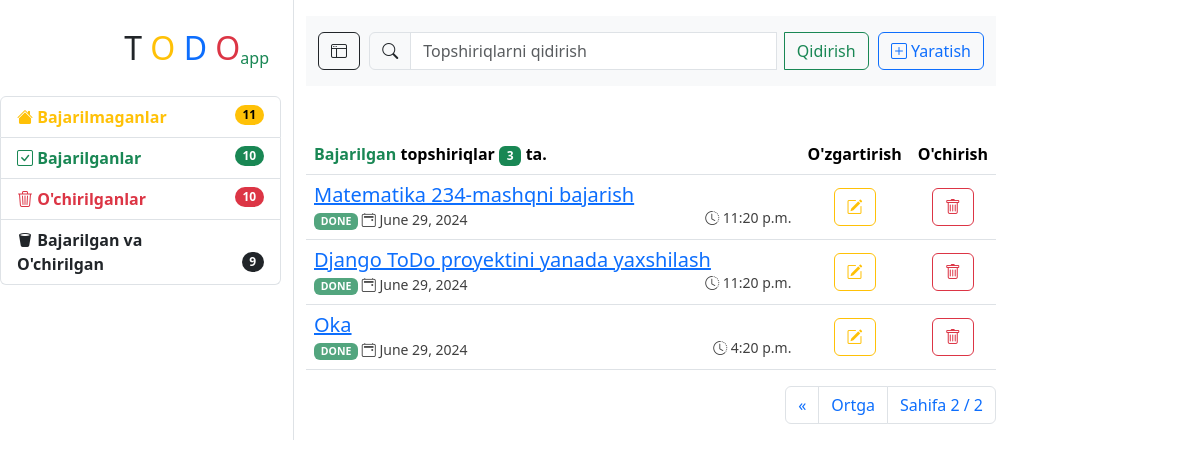
The app's page /task-done-view/?page=2&search= (signed in) with its own data.
### task/models.py (models this page shows, shortened)
class Task(models.Model):
    class Meta:
        ordering = ['-updated_at']
        verbose_name = 'Topshiriq'
        verbose_name_plural = 'Topshiriqlar'
    title = models.CharField(max_length=255, verbose_name="Sarlavha:")
    description = models.TextField(verbose_name="Tavsif:")
    is_done = models.BooleanField(default=False, verbose_name="Bajarildi")
    is_delete = models.BooleanField(default=False, verbose_name="O'chirildi")
    created_at = models.DateTimeField(auto_now_add=True)
    updated_at = models.DateTimeField(auto_now=True)
    objects = Manager()  # Task.objects.all()
    todo = TaskTodotManager()   # Task.todo.all()
    done = TaskDoneManager()    # Task.done.all()
    delete = TaskDeletedManager()   # Task.delete.all()
    done_delete = TaskDoneDeletedManager()   # Task.done_delete.all()
    @property
    def status(self):
        code = "DONE & DELETE" if self.is_done and self.is_delete else "DONE" if self.is_done else "DELETE" if self.is_delete else "TODO"
        return code
    @property
    def css_class(self):
        cls = "dark" if self.is_done and self.is_delete else "success" if self.is_done else "danger" if self.is_delete else "warning"
        return cls

### task/views.py (the view)
# urls.py: path('task-done-view/', task_done_view, name='task-done-view'),
@login_required
def task_done_view(request):
    return task_view(request, 'Bajarilgan', 'DONE', 'success')

### task/forms.py
class TaskForm(forms.ModelForm):
    class Meta:
        model = Task
        fields = ['title', 'description', 'is_done', 'is_delete']
        widgets = {
            'title': forms.TextInput(attrs={'class': 'form-control', 'placeholder': 'Sarlavha...'}),
            'description': forms.Textarea(attrs={'class': 'form-control', 'rows': 7, 'placeholder': 'Tavsif...'}),
            'is_done': forms.CheckboxInput(attrs={'class': 'form-check-input'}),
            'is_delete': forms.CheckboxInput(attrs={'class': 'form-check-input'})
        }

### task/managers.py (called while the page is built)
    def get_queryset(self):
        return super().get_queryset().filter(is_done=False, is_delete=False)

    def get_queryset(self):
        return super().get_queryset().filter(is_done=True, is_delete=False)

    def get_queryset(self):
        return super().get_queryset().filter(is_done=False, is_delete=True)

    def get_queryset(self):
        return super().get_queryset().filter(is_done=True, is_delete=True)

### task/views.py (called while the page is built)
def task_view(request, sms, code, css_class):
    if code == 'TODO':
        tasks = Task.todo.all()
    elif code == 'DONE':
        tasks = Task.done.all()
    elif code == 'DELETE':
        tasks = Task.delete.all()
    elif code == 'DONE & DELETE':
        tasks = Task.done_delete.all()
    else:
        tasks = Task.objects.none()
    form = TaskForm()
    paginator = Paginator(tasks, 7)
    page_number = request.GET.get('page')
    tasks = paginator.get_page(page_number)
    context = {
        'tasks': tasks,
        'form': form,
        'sms': sms,
        'task_code': code,
        'class': css_class,
        'todo_count': Task.todo.all().count(),
        'done_count': Task.done.all().count(),
        'deleted_count': Task.delete.all().count(),
        'done_delete_count': Task.done_delete.all().count(),
    }
    return render(request, 'task/home.html', context)

### templates/task/home.html (shortened to what this page needs)
{% extends '_base.html' %}
{% load static %}
{% block content %}
    {% include 'task/navbar.html' %}
    {% if tasks %}
        <table class="table table-hover mt-5">
            <thead>
            <tr>
                <th class="w-75" scope="col"><span class="text-{{ class }}">{{ sms }} </span> topshiriqlar <b
                        class="badge text-bg-{{ class }}">
                    {{ tasks|length }}
                </b> ta.
                </th>
                <th class="text-center" scope="col">O'zgartirish</th>
                {% if task_code != "DELETE" and task_code != "DONE & DELETE" %}
                    <th class="text-center" scope="col">O'chirish</th>
                {% endif %}
            </tr>
            </thead>
            <tbody>
            {% for task in tasks %}
                <tr>
                    <td class="align-middle" data-bs-toggle="modal" data-bs-target="#exampleModalDetail"
                        data-task-id="{{ task.id }}"
                        data-task-title="{{ task.title }}"
                        data-task-description="{{ task.description }}"
                        data-task-done="{{ task.is_done }}"
                        data-task-deleted="{{ task.is_delete }}"
                        data-task-created="{{ task.created_at }}"
                        data-task-updated="{{ task.updated_at }}">
                        <h5 class="card-title">
                            <a href="#">
                                {{ task.title|truncatechars:40 }}
                            </a>
                        </h5>
                        <div class="align-middle">
                            <small class="opacity-75">
                                <span class="badge text-bg-{{ task.css_class }}">{{ task.status }}</span>
                                <i class="bi bi-calendar2-event"></i>
                                {{ task.updated_at| date }}</small>
                            <small class="float-end opacity-75">
                                <i class="bi bi-clock-history"></i>
                                {{ task.updated_at | time }}</small>
                        </div>
                    </td>
                    <td class="text-center align-middle">
                        <button type="submit" class="btn btn-outline-warning" data-bs-toggle="modal"
                                data-bs-target="#exampleModalEdit"
                                data-task-id="{{ task.id }}"
                                data-task-title="{{ task.title }}"
                                data-task-description="{{ task.description }}"
                                data-task-done="{{ task.is_done }}"
                                data-task-deleted="{{ task.is_delete }}">
                            <i class="bi bi-pencil-square"></i>
                        </button>
                    </td>
                    {% if task.status != 'DELETE' and task.status != 'DONE & DELETE' %}
                        <td class="text-center align-middle">
                            <button type="submit" class="btn btn-outline-danger" data-bs-toggle="modal"
                                    data-bs-target="#exampleModalDelete"
                                    data-task-id="{{ task.id }}">
                                <i class="bi bi-trash"></i>
                            </button>
                        </td>
                    {% endif %}
                </tr>
            {% endfor %}
            </tbody>
        </table>
        {% include 'task/pagenation.html' %}
    {% endif %}
{% endblock %}

### records on screen
Task: title "Matematika 234-mashqni bajarish", status "DONE", updated_at "June 29, 2024", updated_at "11:20 p.m."
Task: title "Django ToDo proyektini yanada yaxshilash", status "DONE", updated_at "June 29, 2024", updated_at "11:20 p.m."
Task: title "Oka", status "DONE", updated_at "June 29, 2024", updated_at "4:20 p.m."

### other values on screen
{{ todo_count }} "11"
{{ done_count }} "10"
{{ deleted_count }} "10"
{{ done_delete_count }} "9"
{{ sms }} "Bajarilgan"
{{ tasks|length }} "3"
{{ tasks.paginator.num_pages }} "2"
{{ tasks.number }} "2"
